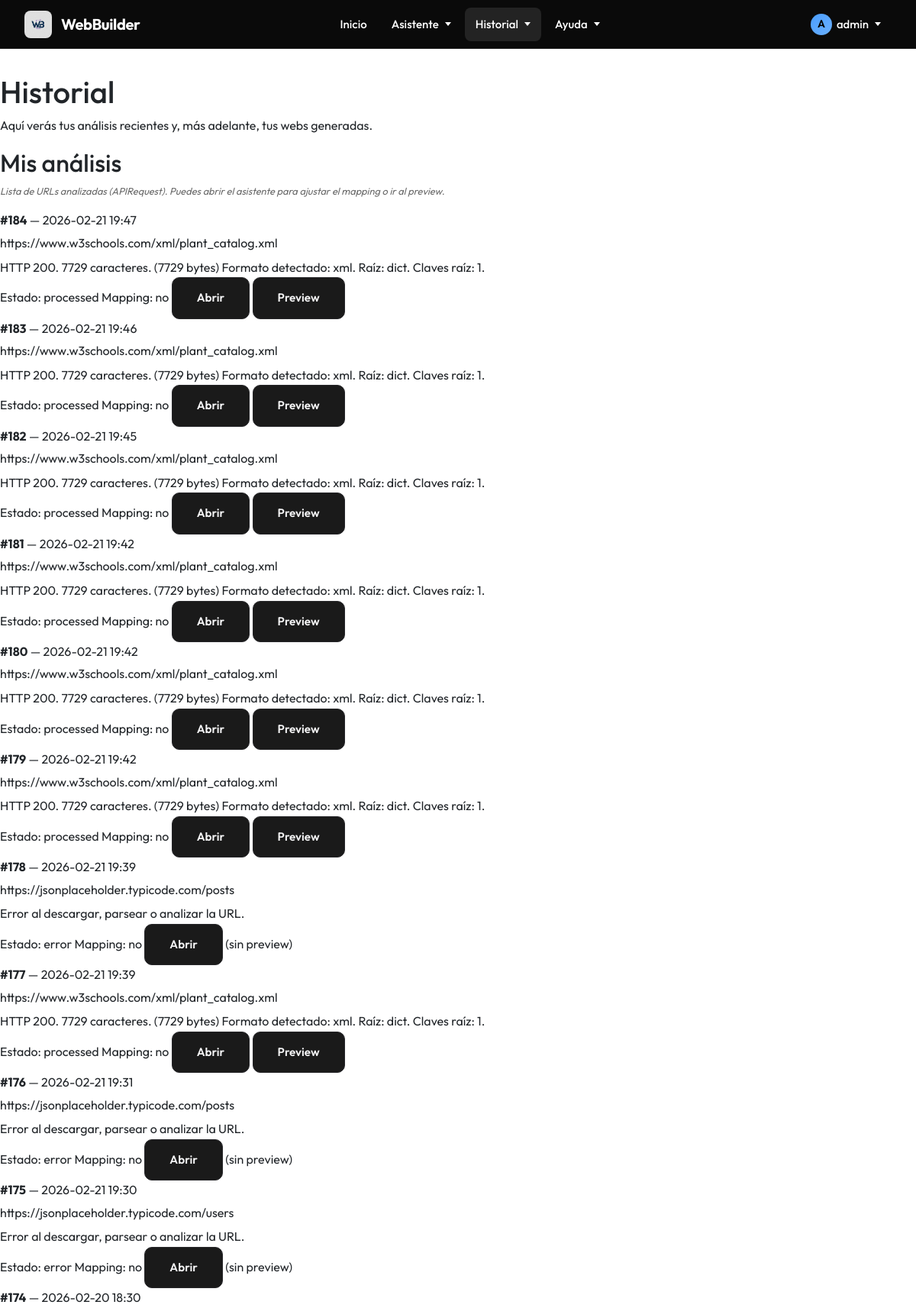
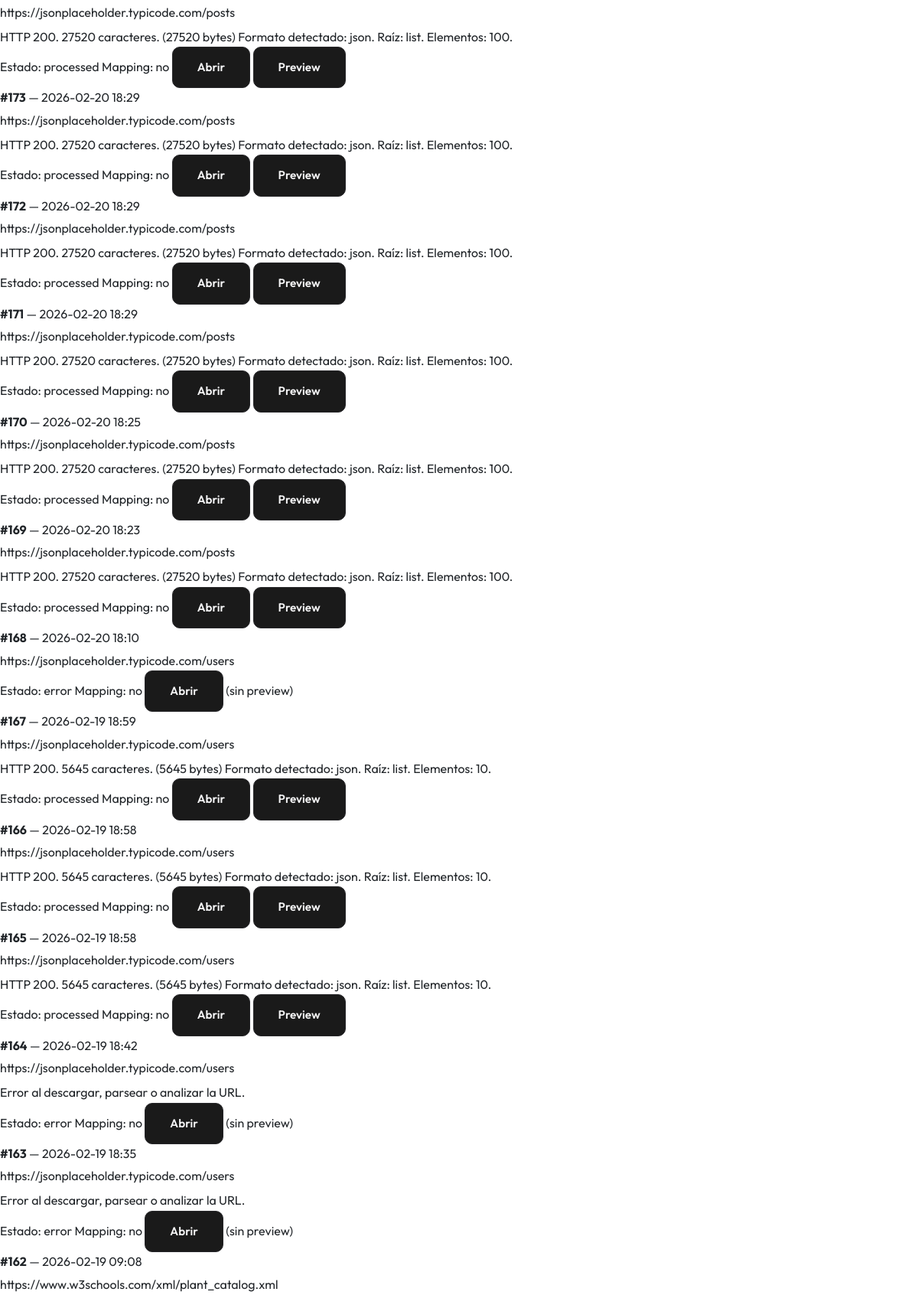
Page /historial (signed in, upper part) on the committed database (2 pictures, top to bottom).
### WebBuilder/models.py (models this page shows, shortened)
class APIRequest(models.Model):
    user = models.ForeignKey(User, on_delete=models.CASCADE, related_name='api_requests')   # Usuario dueño
    api_url = models.URLField("URL de la API")                                              # URL introducida
    date = models.DateTimeField(auto_now_add=True)                                          # Fecha del análisis
    raw_data = models.TextField(blank=True, null=True)                                      # Datos en crudo (raw)
    parsed_data = models.JSONField(blank=True, null=True)                                   # Datos parseados
    STATUS_CHOICES = [
        ("pending", "Pendiente"),
        ("processed", "Procesada"),
        ("error", "Error"),
    ]
    status = models.CharField(max_length=20, choices=STATUS_CHOICES, default="pending")     # Estado del analisis
    response_summary = models.TextField(blank=True, null=True)                              # Resumen del analisis
    error_message = models.TextField(blank=True, null=True)                                 # Mensaje tras el analisis
    field_mapping = models.JSONField(blank=True, null=True)                                 # Campos guardados en mapping

### WebBuilder/views/history.py (the view)
# urls.py: path("historial", views.history, name="history"),
@login_required
def history(request):
    api_requests = (
        APIRequest.objects.filter(user=request.user).order_by("-date")
    )
    generated_sites = []
    return render(request, "WebBuilder/history.html", {
        "api_requests": api_requests,
        "generated_sites": generated_sites,
    })

### WebBuilder/templates/WebBuilder/history.html (shortened to what this page needs)
{% extends 'WebBuilder/base.html' %}
{% load static %}
{% block body_class %}history{% endblock %}
{% block content %}
<div class="wb-container">
  <header class="wb-header">
    <h1 class="wb-title">Historial</h1>
    <p class="wb-subtitle">Aquí verás tus análisis recientes y, más adelante, tus webs generadas.</p>
  </header>
  <section class="wb-card">
    <h2 class="wb-card__title">Mis análisis</h2>
    <p class="wb-hint">
      Lista de URLs analizadas (APIRequest). Puedes abrir el asistente para ajustar el mapping o ir al preview.
    </p>
    {% if api_requests %}
      <div class="wb-suggestions">
        {% for r in api_requests %}
          <div class="wb-suggestions__row">
            <div class="wb-suggestions__role">
              <div><strong>#{{ r.id }}</strong> — {{ r.date|date:"Y-m-d H:i" }}</div>
              <div class="wb-muted" style="margin-top:4px;">{{ r.api_url }}</div>
              {% if r.response_summary %}
                <div class="wb-muted" style="margin-top:6px;">{{ r.response_summary }}</div>
              {% endif %}
            </div>
            <div class="wb-suggestions__opts">
              <span class="wb-chip">
                Estado: <span class="wb-chip__muted">{{ r.status }}</span>
              </span>
              <span class="wb-chip">
                Mapping:
                <span class="wb-chip__muted">{% if r.field_mapping %}sí{% else %}no{% endif %}</span>
              </span>
              <a class="wb-btn wb-btn--secondary" href="{% url 'assistant' %}?api_request_id={{ r.id }}">
                Abrir
              </a>
              {% if r.status == "processed" and r.parsed_data %}
                <a class="wb-btn wb-btn--secondary" href="{% url 'preview' r.id %}">
                  Preview
                </a>
              {% else %}
                <span class="wb-muted">(sin preview)</span>
              {% endif %}
            </div>
          </div>
        {% endfor %}
      </div>
    {% else %}
      <p class="wb-muted">Aún no tienes análisis guardados.</p>
    {% endif %}
  </section>
</div>
{% endblock %}

### WebBuilder/templates/WebBuilder/navbar.html (shortened to what this page needs)
{% load static %}
<nav class="wb-navbar">
  <div class="wb-navbar-container">
    <a href="{% url 'home' %}" class="wb-navbar-brand">
      <div class="wb-navbar-logo">
        <img src="{% static 'images/logo.jpg' %}" alt="WB">
      </div>
      <span class="wb-navbar-title">WebBuilder</span>
    </a>
    <div class="wb-nav-menu">
      <a href="{% url 'home' %}"
         class="wb-nav-link {% if request.resolver_match.url_name == 'home' %}wb-nav-link--active{% endif %}">
        Inicio
      </a>
      <div class="wb-nav-item" data-dropdown="asistente">
        <div class="wb-nav-link {% if request.resolver_match.url_name == 'assistant' %}wb-nav-link--active{% endif %}">
          Asistente
          <span class="wb-nav-arrow"></span>
        </div>
      </div>
      <div class="wb-nav-item" data-dropdown="historial">
        <div class="wb-nav-link {% if request.resolver_match.url_name == 'history' %}wb-nav-link--active{% endif %}">
          Historial
          <span class="wb-nav-arrow"></span>
        </div>
      </div>
      <div class="wb-nav-item" data-dropdown="ayuda">
        <div class="wb-nav-link">
          Ayuda
          <span class="wb-nav-arrow"></span>
        </div>
      </div>
    </div>
    <div class="wb-nav-right">
      {% if user.is_authenticated %}
        <div class="wb-nav-item" data-dropdown="user">
          <div class="wb-nav-link">
            <span class="wb-user-icon">{{ user.username|first|upper }}</span>
            {{ user.username }}
            <span class="wb-nav-arrow"></span>
          </div>
        </div>
      {% endif %}
    </div>
  </div>
</nav>

### WebBuilder/static/css/assistant.css (style rules this page uses)
:root { --bg-primary: #0a0a0a; --bg-secondary: #141414; --bg-tertiary: #1a1a1a; --text-primary: #ffffff; --text-secondary: #a0a0a0; --text-muted: #6a6a6a; --accent-blue: #3b82f6; --accent-blue-hover: #60a5fa; --border-subtle: rgba(255, 255, 255, 0.08); --border-medium: rgba(255, 255, 255, 0.12); --navbar-height: 64px; }
* { margin: 0; padding: 0; box-sizing: border-box; }
body { font-family: 'Outfit', -apple-system, BlinkMacSystemFont, sans-serif; line-height: 1.6; }
.wb-hint { margin-top: 0.5rem; font-size: 0.8rem; color: var(--text-muted); font-style: italic; }
.wb-btn { padding: 0.875rem 2rem; border-radius: 10px; font-size: 0.95rem; font-weight: 600; cursor: pointer; border: none; transition: all 0.2s ease; text-decoration: none; display: inline-flex; align-items: center; justify-content: center; font-family: inherit; }
.wb-btn--secondary { background: var(--bg-tertiary); color: var(--text-primary); border: 1px solid var(--border-subtle); }

### WebBuilder/static/css/navbar.css (style rules this page uses)
:root { --navbar-bg: #0a0a0a; --navbar-border: rgba(255, 255, 255, 0.08); --navbar-text: #ffffff; --navbar-text-hover: #ffffff; --navbar-text-muted: rgba(255, 255, 255, 0.6); --navbar-hover-bg: rgba(255, 255, 255, 0.06); --navbar-active-bg: rgba(255, 255, 255, 0.1); --navbar-accent: #4a9eff; --dropdown-bg: #0f0f0f; --dropdown-border: rgba(255, 255, 255, 0.1); --dropdown-shadow: 0 20px 40px rgba(0, 0, 0, 0.6); --navbar-height: 64px; }
.wb-navbar { background-color: var(--navbar-bg); position: fixed; top: 0; left: 0; right: 0; z-index: 1000; border-bottom: 1px solid var(--navbar-border); height: var(--navbar-height); backdrop-filter: blur(10px); -webkit-backdrop-filter: blur(10px); }
.wb-navbar-container { max-width: 1400px; margin: 0 auto; height: 100%; padding: 0 2rem; display: grid; grid-template-columns: auto 1fr auto; align-items: center; }
.wb-navbar-brand { display: flex; align-items: center; gap: 0.75rem; text-decoration: none; color: var(--navbar-text); font-weight: 700; font-size: 1.25rem; transition: opacity 0.2s ease; }
.wb-navbar-logo { width: 36px; height: 36px; border-radius: 8px; display: flex; align-items: center; justify-content: center; overflow: hidden; background: linear-gradient(135deg, rgba(255, 255, 255, 0.1), rgba(255, 255, 255, 0.05)); }
.wb-navbar-logo img { width: 100%; height: 100%; object-fit: contain; }
.wb-navbar-title { font-size: 1.25rem; font-weight: 700; letter-spacing: -0.02em; }
.wb-nav-menu { display: flex; align-items: center; gap: 0.25rem; justify-self: center; flex: 0; margin-left: 0; }
.wb-nav-item { position: relative; }
.wb-nav-link { display: flex; align-items: center; gap: 0.375rem; padding: 0.625rem 0.875rem; color: var(--navbar-text); text-decoration: none; font-size: 0.9375rem; font-weight: 500; border-radius: 8px; transition: all 0.2s ease; cursor: pointer; white-space: nowrap; }
.wb-nav-link--active { background-color: var(--navbar-active-bg); color: var(--navbar-text); }
.wb-nav-arrow { width: 0; height: 0; border-left: 4px solid transparent; border-right: 4px solid transparent; border-top: 5px solid currentColor; transition: transform 0.3s ease; margin-left: 2px; }
.wb-nav-right { justify-self: end; }
.wb-nav-right { display: flex; align-items: center; gap: 0.75rem; }
.wb-user-icon { width: 28px; height: 28px; border-radius: 50%; background: linear-gradient(135deg, var(--navbar-accent), #6bb0ff); display: inline-flex; align-items: center; justify-content: center; font-weight: 600; font-size: 0.875rem; color: #000; }
body { padding-top: var(--navbar-height); }
:root { --navbar-height: 64px; }
body { padding-top: var(--navbar-height) !important; margin: 0; }
.wb-navbar { z-index: 1000 !important; }
.wb-container { padding-top: 2rem; }

### WebBuilder/static/css/home_plata.css (style rules this page uses)
:root { --bg-dark: #0A0A0A; --bg-darker: #050505; --text-primary: #F4F4F5; --text-secondary: #A1A1AA; --accent-silver: #9CA3AF; --accent-silver-light: #D1D5DB; --accent-silver-dark: #6B7280; --border-subtle: #27272A; }

### rows in the picture
APIRequest: id "184", date "2026-02-21 19:47", api_url "https://www.w3schools.com/xml/plant_catalog.xml", response_summary "HTTP 200. 7729 caracteres. (7729 bytes) Formato detectado: xml. Raíz: dict. Claves raíz: 1.", status "processed", shows "no", shows "Preview"
APIRequest: id "183", date "2026-02-21 19:46", api_url "https://www.w3schools.com/xml/plant_catalog.xml", response_summary "HTTP 200. 7729 caracteres. (7729 bytes) Formato detectado: xml. Raíz: dict. Claves raíz: 1.", status "processed", shows "no", shows "Preview"
APIRequest: id "182", date "2026-02-21 19:45", api_url "https://www.w3schools.com/xml/plant_catalog.xml", response_summary "HTTP 200. 7729 caracteres. (7729 bytes) Formato detectado: xml. Raíz: dict. Claves raíz: 1.", status "processed", shows "no", shows "Preview"
APIRequest: id "181", date "2026-02-21 19:42", api_url "https://www.w3schools.com/xml/plant_catalog.xml", response_summary "HTTP 200. 7729 caracteres. (7729 bytes) Formato detectado: xml. Raíz: dict. Claves raíz: 1.", status "processed", shows "no", shows "Preview"
APIRequest: id "180", date "2026-02-21 19:42", api_url "https://www.w3schools.com/xml/plant_catalog.xml", response_summary "HTTP 200. 7729 caracteres. (7729 bytes) Formato detectado: xml. Raíz: dict. Claves raíz: 1.", status "processed", shows "no", shows "Preview"
APIRequest: id "179", date "2026-02-21 19:42", api_url "https://www.w3schools.com/xml/plant_catalog.xml", response_summary "HTTP 200. 7729 caracteres. (7729 bytes) Formato detectado: xml. Raíz: dict. Claves raíz: 1.", status "processed", shows "no", shows "Preview"
APIRequest: id "178", date "2026-02-21 19:39", api_url "https://jsonplaceholder.typicode.com/posts", response_summary "Error al descargar, parsear o analizar la URL.", status "error", shows "no", shows "(sin preview)"
APIRequest: id "177", date "2026-02-21 19:39", api_url "https://www.w3schools.com/xml/plant_catalog.xml", response_summary "HTTP 200. 7729 caracteres. (7729 bytes) Formato detectado: xml. Raíz: dict. Claves raíz: 1.", status "processed", shows "no", shows "Preview"
APIRequest: id "176", date "2026-02-21 19:31", api_url "https://jsonplaceholder.typicode.com/posts", response_summary "Error al descargar, parsear o analizar la URL.", status "error", shows "no", shows "(sin preview)"
APIRequest: id "175", date "2026-02-21 19:30", api_url "https://jsonplaceholder.typicode.com/users", response_summary "Error al descargar, parsear o analizar la URL.", status "error", shows "no", shows "(sin preview)"
APIRequest: id "174", date "2026-02-20 18:30", api_url "https://jsonplaceholder.typicode.com/posts", response_summary "HTTP 200. 27520 caracteres. (27520 bytes) Formato detectado: json. Raíz: list. Elementos: 100.", status "processed", shows "no", shows "Preview"
APIRequest: id "173", date "2026-02-20 18:29", api_url "https://jsonplaceholder.typicode.com/posts", response_summary "HTTP 200. 27520 caracteres. (27520 bytes) Formato detectado: json. Raíz: list. Elementos: 100.", status "processed", shows "no", shows "Preview"
APIRequest: id "172", date "2026-02-20 18:29", api_url "https://jsonplaceholder.typicode.com/posts", response_summary "HTTP 200. 27520 caracteres. (27520 bytes) Formato detectado: json. Raíz: list. Elementos: 100.", status "processed", shows "no", shows "Preview"
APIRequest: id "171", date "2026-02-20 18:29", api_url "https://jsonplaceholder.typicode.com/posts", response_summary "HTTP 200. 27520 caracteres. (27520 bytes) Formato detectado: json. Raíz: list. Elementos: 100.", status "processed", shows "no", shows "Preview"
APIRequest: id "170", date "2026-02-20 18:25", api_url "https://jsonplaceholder.typicode.com/posts", response_summary "HTTP 200. 27520 caracteres. (27520 bytes) Formato detectado: json. Raíz: list. Elementos: 100.", status "processed", shows "no", shows "Preview"
APIRequest: id "169", date "2026-02-20 18:23", api_url "https://jsonplaceholder.typicode.com/posts", response_summary "HTTP 200. 27520 caracteres. (27520 bytes) Formato detectado: json. Raíz: list. Elementos: 100.", status "processed", shows "no", shows "Preview"
APIRequest: id "168", date "2026-02-20 18:10", api_url "https://jsonplaceholder.typicode.com/users", status "error", shows "no", shows "(sin preview)"
APIRequest: id "167", date "2026-02-19 18:59", api_url "https://jsonplaceholder.typicode.com/users", response_summary "HTTP 200. 5645 caracteres. (5645 bytes) Formato detectado: json. Raíz: list. Elementos: 10.", status "processed", shows "no", shows "Preview"
APIRequest: id "166", date "2026-02-19 18:58", api_url "https://jsonplaceholder.typicode.com/users", response_summary "HTTP 200. 5645 caracteres. (5645 bytes) Formato detectado: json. Raíz: list. Elementos: 10.", status "processed", shows "no", shows "Preview"
APIRequest: id "165", date "2026-02-19 18:58", api_url "https://jsonplaceholder.typicode.com/users", response_summary "HTTP 200. 5645 caracteres. (5645 bytes) Formato detectado: json. Raíz: list. Elementos: 10.", status "processed", shows "no", shows "Preview"
APIRequest: id "164", date "2026-02-19 18:42", api_url "https://jsonplaceholder.typicode.com/users", response_summary "Error al descargar, parsear o analizar la URL.", status "error", shows "no", shows "(sin preview)"
APIRequest: id "163", date "2026-02-19 18:35", api_url "https://jsonplaceholder.typicode.com/users", response_summary "Error al descargar, parsear o analizar la URL.", status "error", shows "no", shows "(sin preview)"
APIRequest: id "162", date "2026-02-19 09:08", api_url "https://www.w3schools.com/xml/plant_catalog.xml"

### other values in the picture
{{ user.username|first|upper }} "A"
{{ user.username }} "admin"
